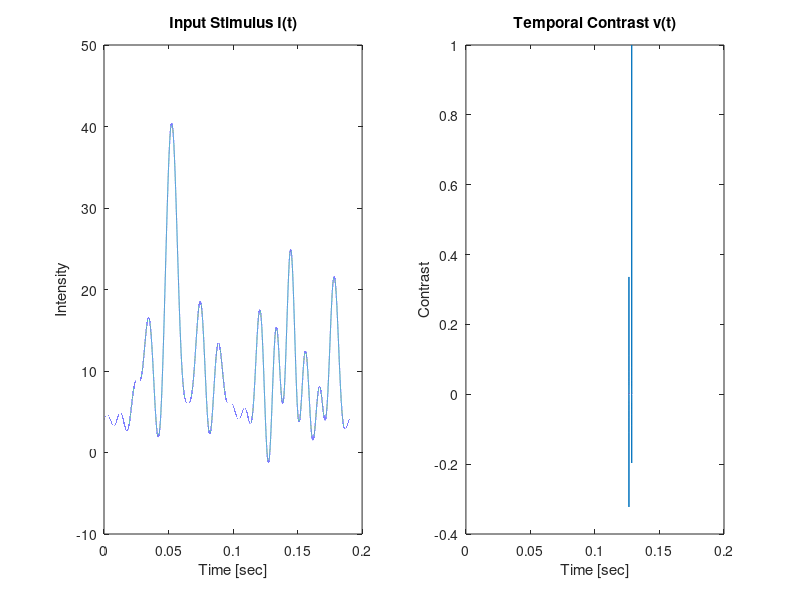

Reproduce this figure in MATLAB. (Note: this script raises an error after producing the figure.)
% consistent decoding integrate-and-fire on-off example

clear all
close all

%% construct temporal contrast input

dt=1e-6;
Omega=2*pi*100;
T=pi/Omega;
t=-0*T:dt:40*T;
rand('seed',63) % same input signal

Ik=[zeros(1,4), exprnd(5,1,32), zeros(1,4)]; % create positive bandlimited input

A=ones(length(Ik),1)*t-(1:length(Ik))'*T*ones(1,length(t));
        %A is representing (t-KT)
B=sinc(Omega/pi*A);

clear A;

b1 = 4; % bias to drive signal away from zero
v= b1 + sum((Ik'*ones(1,length(t))).*B,1);
clear B;


figure;subplot(1,2,1);plot(t,v)
    xlabel('Time [sec]');
    ylabel('Intensity');
    title('Input Stimulus I(t)')

u = (diff(v)/dt)./v(2:end);
u = u/max(abs(u));

t = t(1:end-1);
subplot(1,2,2); plot(t,u)
    xlabel('Time [sec]');
    ylabel('Contrast');
    title('Temporal Contrast v(t)')
    

%% encode

b = 4;          % neuron bias
d = 0.75;       % neuron threshold
C = 0.01;       % integration constant
tauf = 0.015;   % a - constant for the feedback
scale = 0.005;  % s - scaling constant

[tk1 tk2]  = iaf_encode_ideal_on_off(u, t, b, d, C, tauf, scale);

%% decoding

u_rec = consistent_decoding_IF_ONOFF(tk1, tk2, t, b, d, C, tauf, scale);

%% plot

figure;plot(t,u,t,u_rec); 
    xlabel('Time [sec]'); ylabel('Amplitude'); 
    title('Reconstruction of Temporal Contrast');
    legend('Original','Consistent Rec.');
    
t_v = round(0.1*length(t)):round(0.9*length(t));

snr = 10*log10(sum(u(t_v).^2)/sum((u(t_v)-u_rec(t_v)).^2)) % SNR for consistent recovery